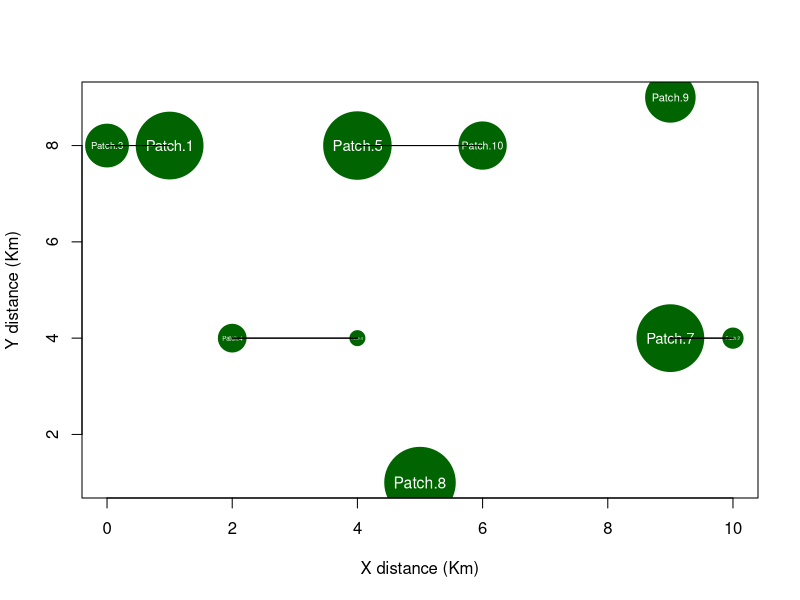

Write the R code that produced this figure. (Note: this script raises an error after producing the figure.)
################################################################################
############################## Create the landscape ############################
################################################################################

### Set the seed for reproducibility, each seed represents 1 rep (N = 10)
# Set the seeds to run the model
seeds <- c(000, 111, 222, 333, 444, 555, 666, 777, 888, 999)

# Create an empty data frame to store the results
big_results <- data.frame()

# Outer loop over the seeds
for (seed in seeds) {
  
  # Inner loop over the runs
  for (run in 1:10) {
    
    # Set the seed
    set.seed(seeds)

### Create the landscape with random coordinates 
patch_name <- c("Patch.1", "Patch.2", "Patch.4", "Patch.3", "Patch.5", 
                "Patch.6", "Patch.7", "Patch.8", "Patch.9", "Patch.10")
patch_size <- as.integer(runif(10, min = 1, max = 100))
patch_coord.x <- sample(0:10, 10, replace=TRUE)
patch_coord.y <- sample(0:10, 10, replace=TRUE)
n.patch <- length(patch_name)
DatPatch <- data.frame(name=patch_name, size=patch_size, x=patch_coord.x, 
                       y=patch_coord.y)

## distance matrix
dist_patch <- as.matrix(dist(DatPatch[, c("x", "y")]))
rownames(dist_patch) <- DatPatch$name
colnames(dist_patch) <- DatPatch$name

## Plot the graph 
plot(DatPatch$x, DatPatch$y, pch=19, cex=DatPatch$size/10, col="dark green",
     xlab="X distance (Km)", ylab="Y distance (Km)")

# Print the patch names on the plot
text(DatPatch$x, DatPatch$y, labels=DatPatch$name, col="white",
     cex=DatPatch$size/100)

# add lines between patches less than 3 units away
for(i in 1:n.patch) {
  for(j in 1:n.patch) {
    if(dist_patch[i,j] < 3) {
      segments(DatPatch[i,"x"], DatPatch[i,"y"], DatPatch[j,"x"], 
               DatPatch[j,"y"], col="black", lwd = 1)
    }
  }
}
################################################################################
############################# DEFINING THE MODEL ###############################
################################################################################
############################### Local Dynamics #################################

### Create a list of data frames, with each data frame representing a patch
patch_data <- vector(mode = "list", length = n.patch) # initialize the list
for (i in 1:n.patch) {
  ## Set patch parameters
  patch_data[[i]] <- data.frame(
    N = 500, #Initial starting population size for host
    P = 50, # Initial starting population size for parasitoid
    Q = 5, # Initial starting population size for hyperparasitoid
    LAMh = (DatPatch$size[i] / 14.4), # Spatial dependent Growth rate of host 
    k1 = 0.25, # Degree of clumping for parasitoid attacks
    k2 = 1, # Degree of clumping for hyperparasitoid attacks
    kh = (0.5 * DatPatch$size[[i]]), # Host carrying capacity 
    Ap = 0.68, # Attack rate of parasitoid 
    Aq = 0.4, # Attack rate of hyperparasitoid 
    cp = 1, # Conversion efficiency of parasitoid 
    cq = 0.23, # Conversion efficiency of hyperparasitoid 
    noise = rnorm(1, mean = 1, sd = 0.1), # Stochastic noise term 
    size = DatPatch$size[[i]]) # Patch size 
}

### Define a function to update N, P, and Q
update_N_P_Q <- function(N, P, Q, dist_patch, patch_data, current_patch_) {
  LAMh <- patch_data$LAMh
  Ap <- patch_data$Ap
  Aq <- patch_data$Aq
  cp <- patch_data$cp
  cq <- patch_data$cq
  k1 <- patch_data$k1
  k2 <- patch_data$k2
  kh <- patch_data$kh
  Mu <- patch_data$Mu
  noise <- patch_data$noise
  size <- patch_data$size
  ## Calculate the new populations with local interactions 
  Host_dens_dep <- LAMh * exp((-N * exp(-Ap*P)) / kh)
  N_local <- Host_dens_dep * N * ((1 + ((Ap * P) / k1)) ^ - k1) * 
    ((1 + ((Aq * Q) / k2)) ^ - k2) * noise
  P_local <- cp * N * ((1 + ((Aq * Q) / k2)) ^ - k2) * 
    ((1 - ((1 + ((Ap * P) / k1)) ^ - k1))) * noise
  Q_local <- cq * N * ((1 - (1 + ((Aq * Q) / k2)) ^ - k2)) * noise
  
  ## Set a cap on the population size 
  N_local <- min(N_local, kh * noise)
  P_local <- min(P_local, kh * noise)
  Q_local <- min(Q_local, kh * noise)
  
  ## Ensure populations cannot go negative
  if (N_local < 0) N_local <- 0
  if (P_local < 0) P_local <- 0
  if (Q_local < 0) Q_local <- 0
  
  ## Return new populations as a dataframe to go to next timestep
  return(data.frame(N = N_local, P = P_local, Q = Q_local))
}

################################################################################
############################# Run the simulation ###############################
################################################################################

### Initialize a data frame to store the results
results <- data.frame(
  timestep = integer(),
  patch_name = character(),
  patch_size = integer(),
  N = integer(),
  P = integer(),
  Q = integer()
)

### Run the model for 100 timesteps
for (t in 1:100) {
  ## Loop through each patch
  for (i in 1:n.patch) {
    ## Get patch data
    patch_data_i <- patch_data[[i]]
    
    ## Update N, P, and Q
    updated_populations <- update_N_P_Q(patch_data_i$N, patch_data_i$P, 
                                        patch_data_i$Q, dist_patch, 
                                        patch_data_i)
    
    ## Update patch data
    patch_data_i$N <- updated_populations$N
    patch_data_i$P <- updated_populations$P
    patch_data_i$Q <- updated_populations$Q
    patch_data[[i]] <- patch_data_i
    
    ## Add results to data frame
    results <- rbind(results, data.frame(
      timestep = t,
      patch_name = patch_name[i],
      patch_size = patch_size[i],
      N = round(updated_populations$N),
      P = round(updated_populations$P),
      Q = round(updated_populations$Q)
    ))
  }
}

### Print the results to check data for errors 
print(results)

### Add the results table for each seed and runs to to big results table
big_results <- bind_rows(big_results, results)

  }
}


################################################################################
########################### ANALYSIS & VISUALIZATION ###########################
################################################################################

### Plotting FIG 4 - Patch size against avg. pop. size
# Load required packages
library(ggplot2)

# Calculate the average populations by patch size
avg_populations <- aggregate(cbind(N, P, Q) ~ patch_size, data = big_results, 
                             FUN = mean)

# Plot the graph
ggplot(avg_populations, aes(x = patch_size)) +
  geom_line(aes(y = N, linetype = "Host"), size = 1) +
  geom_line(aes(y = P, linetype = "Parasitoid"), size = 1) +
  geom_line(aes(y = Q, linetype = "Hyperparasitoid"), size = 1) +
  labs(x = "Patch size", y = "Population size", linetype = "Population") +
  scale_linetype_manual(values = c("Host" = "solid", "Parasitoid" = "longdash", 
                                   "Hyperparasitoid" = "dotted")) +
                        theme_classic()


### Analysis of the effect of patch size on each species population 
# Fit a GLM with Poisson distribution and log link function to populations
glm_N <- glm(N ~ patch_size, data = big_results, family = poisson(link = "log"))
glm_P <- glm(P ~ patch_size, data = big_results, family = poisson(link = "log"))
glm_Q <- glm(Q ~ patch_size, data = big_results, family = poisson(link = "log"))

# Summarize the model
summary(glm_N)
summary(glm_P)
summary(glm_Q)
